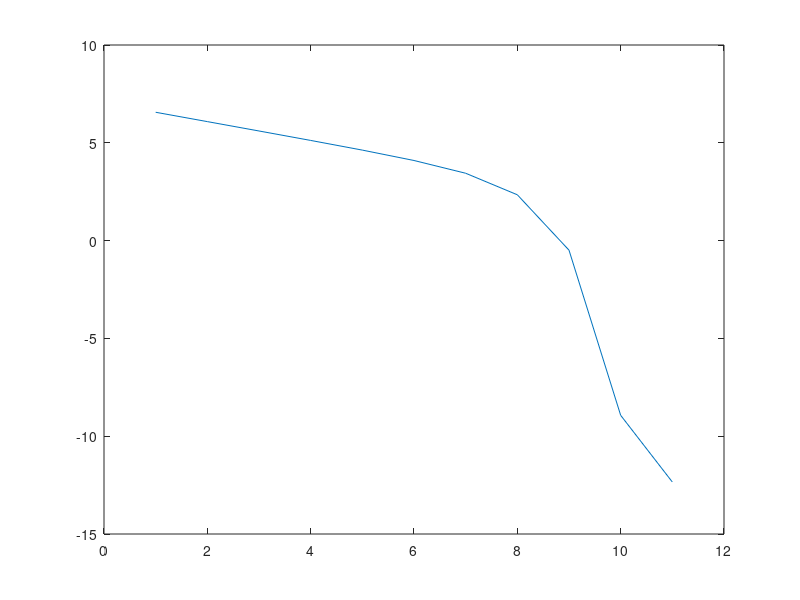

MATLAB code to generate this figure:

 % ########################################
 % Halley's Method for finding SQUARE roots
 % ########################################
 
 clear
 format long
 a = 7290000;
 xstar = sqrt(a);

 it_limit = 30;
 
 xkeep = zeros(1,it_limit);  % Just used for calculating errors
 errors = xkeep;
 it_numbers = xkeep;
 
 % Starting estimate:
 
 x1 = 0.5 * a

 
 xkeep(1) = x1;
 log_errors(1) = log10(abs(xkeep(1) - xstar));
 it_numbers(1) = 1;
 
 tol = 0.000001;
 
 i = 2;
 
 x2 = x1 * (x1^2 + 3.0 * a)/(3.0 * x1^2 + a)
 xkeep(i) = x2;
 log_errors(i) = log10(abs(xkeep(i) - xstar));
 it_numbers(i) = i;
 
 while ((abs(x2-x1) > tol) & (i < it_limit))
   x1 = x2;
   i = i + 1;
   
   x2 = x1 * (x1^2 + 3.0 * a)/(3.0 * x1^2 + a)
   xkeep(i) = x2;
   log_errors(i) = log10(abs(xkeep(i) - xstar));
   it_numbers(i) = i;
 end
 
 for  j = 1:i
   yy(j) = log_errors(j);
   xx(j) = it_numbers(j);
 end
 
 disp(' ')
 disp('No. of iterations:')
 disp(i)
 
 disp('Final estimate of root:')
 disp(xkeep(i))
 
 plot(xx,yy)  
 
